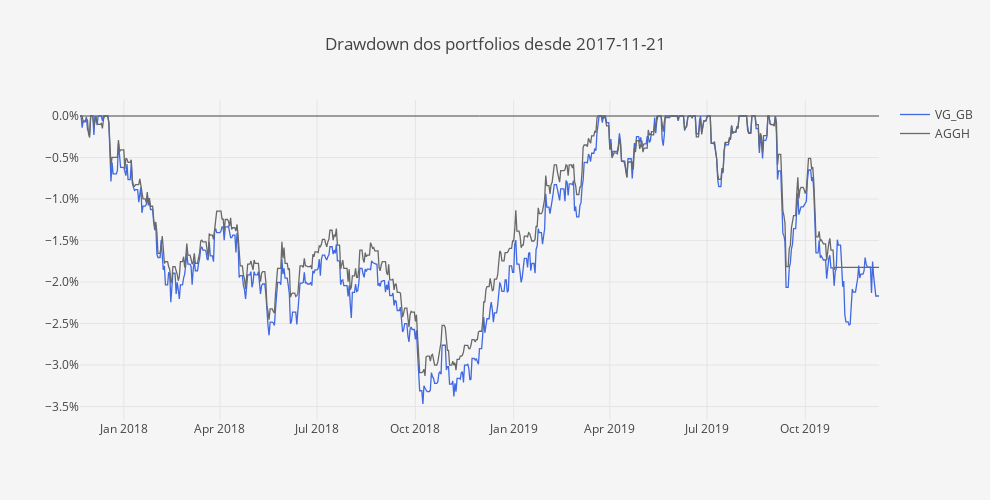

Write notebook code for a chart like this one.
### Code cell
DD = compute_drawdowns(fundos)
DD = DD /100

layout = go.Layout(
    title='Drawdown dos portfolios desde ' + Begin,
    plot_bgcolor='#f5f5f5',
    paper_bgcolor='#f5f5f5',
    width=990,
    height=500,
    xaxis=dict(
        title='',
        showgrid=True,
        titlefont=dict(size=12),
    ),
    yaxis=dict(
        title='',
        showgrid=True,
        zeroline=True, # Adicionar ou não a zero line
        tickformat=".1%" # tickformat=".2%" se quiseres mais casas decimais
    ))

trace0 = go.Scatter(
    x = DD.index,
    y = DD.iloc[:, 0],
    name = fundos.columns[0],
    line = dict(
        color = 'royalblue',
        width = 1.3)
)

trace1 = go.Scatter(
    x = DD.index,
    y = DD.iloc[:, 1],
    name = fundos.columns[1],
    line = dict(
        color = 'dimgrey',
        width = 1.3)
)

data = [trace0, trace1]
        
fig = go.Figure(data=data, layout=layout)
py.iplot(fig)

### Figure 1 — Plotly figure (JSON) as saved in the notebook; plotly's stock layout.template omitted (floating-point values rounded to 4 significant figures; data arrays with more than 128 entries replaced by an {"elided": "..."} marker saying what was removed)
{"data": [{"line": {"color": "royalblue", "width": 1.3}, "name": "VG_GB", "type": "scatter", "uid": "88ab576a-11ae-4824-803f-faf779de74eb", "x": {"elided": "749 str values"}, "y": {"elided": "749 float values"}}, {"line": {"color": "dimgrey", "width": 1.3}, "name": "AGGH", "type": "scatter", "uid": "529e01e6-4a66-462c-8302-f629270f3c31", "x": {"elided": "749 str values"}, "y": {"elided": "749 float values"}}], "layout": {"height": 500, "paper_bgcolor": "#f5f5f5", "plot_bgcolor": "#f5f5f5", "title": {"text": "Drawdown dos portfolios desde 2017-11-21"}, "width": 990, "xaxis": {"showgrid": true, "title": {"font": {"size": 12}, "text": ""}}, "yaxis": {"showgrid": true, "tickformat": ".1%", "title": {"text": ""}, "zeroline": true}}}
